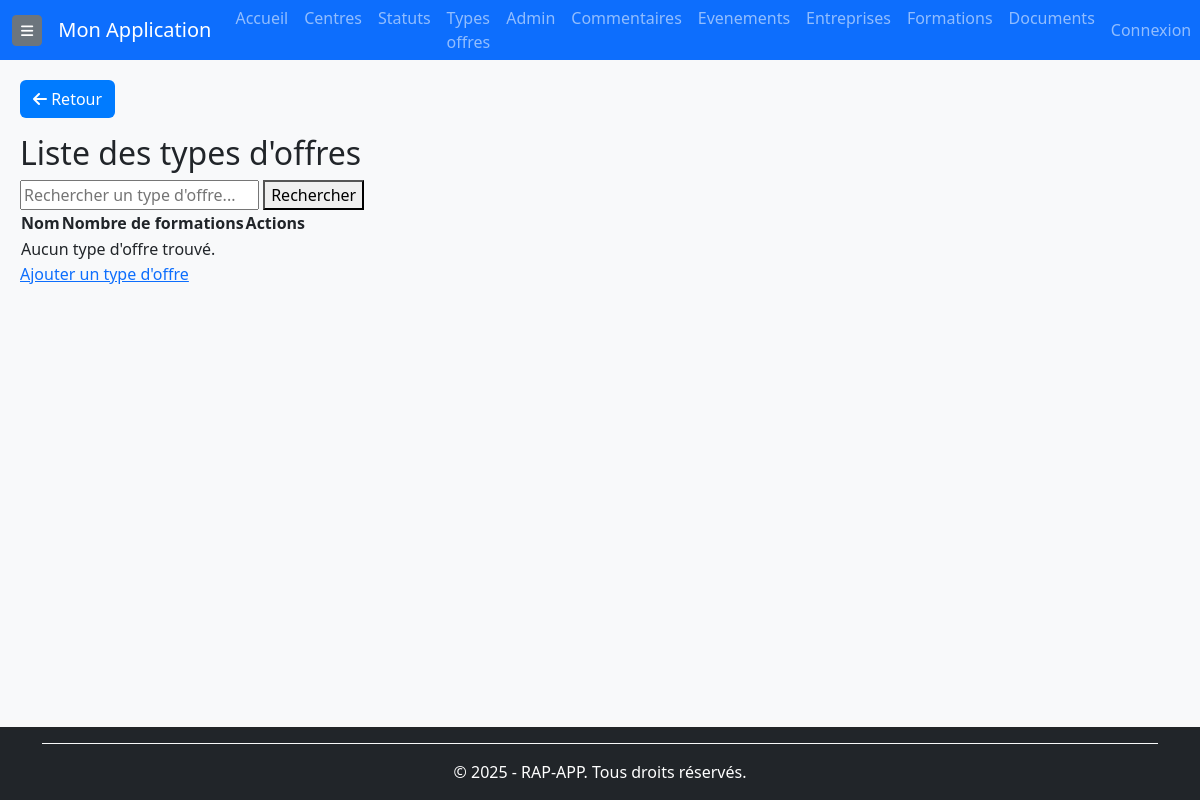
The page /types-offres/ (signed in) on the database as committed earlier.
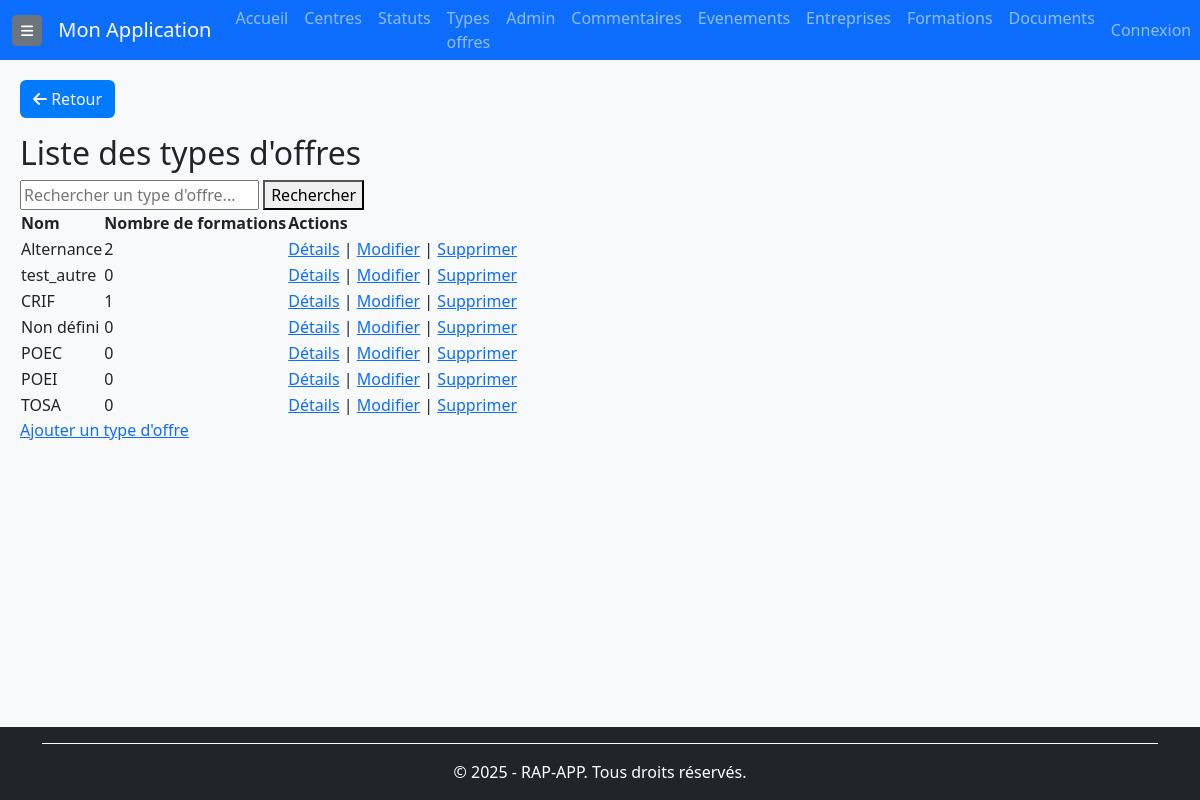
The same page on the database as committed later.
### rap_app/models/types_offre.py (models this page shows, shortened)
class TypeOffre(BaseModel):
    CRIF = 'crif'
    ALTERNANCE = 'alternance'
    POEC = 'poec'
    POEI = 'poei'
    TOSA = 'tosa'
    AUTRE = 'autre'
    NON_DEFINI = 'non_defini'
    TYPE_OFFRE_CHOICES = [
        (CRIF, 'CRIF'),
        (ALTERNANCE, 'Alternance'),
        (POEC, 'POEC'),
        (POEI, 'POEI'),
        (TOSA, 'TOSA'),
        (AUTRE, 'Autre'),
        (NON_DEFINI, 'Non défini'),
    ]
    nom = models.CharField(
        max_length=100,
        choices=TYPE_OFFRE_CHOICES,
        default=NON_DEFINI,
        verbose_name="Type d'offre"
    )
    """
    Nom du type d'offre, avec une liste de choix prédéfinis.
    """
    autre = models.CharField(
        max_length=255,
        blank=True,  # Suppression de null=True pour éviter les valeurs NULL sur un CharField
        verbose_name="Autre (personnalisé)"
    )
    """
    Champ permettant de spécifier un type personnalisé si "Autre" est sélectionné.
    """
    def __str__(self):
        return self.autre if self.nom == self.AUTRE and self.autre else self.get_nom_display()
    class Meta:
        verbose_name = "Type d'offre"
        verbose_name_plural = "Types d'offres"
        ordering = ['nom']
        constraints = [
            models.UniqueConstraint(
                fields=['autre'],
                name='unique_autre_non_null',
                condition=models.Q(nom='autre', autre__isnull=False)
            )
        ]  # Empêche d'avoir plusieurs fois la même valeur personnalisée 'Autre'

### rap_app/views/types_offre_views.py (the view)
# urls.py: path('types-offres/', types_offre_views.TypeOffreListView.as_view(), name='type-offre-list'),
class TypeOffreListView(BaseListView):
    model = TypeOffre
    context_object_name = 'types_offre'
    template_name = "types_offres/typeoffre_list.html"
    def get_queryset(self):
        queryset = super().get_queryset().annotate(
            nb_formations=Count('formations')
        )
        q = self.request.GET.get('q')
        if q:
            queryset = queryset.filter(Q(nom__icontains=q) | Q(autre__icontains=q))
        return queryset.order_by('nom')
    def get_context_data(self, **kwargs):
        context = super().get_context_data(**kwargs)
        context['filters'] = {
            'q': self.request.GET.get('q', ''),
        }
        return context

### rap_app/templates/types_offres/typeoffre_list.html
{% extends "base.html" %}
{% block content %}
{% include "composants/bouton_retour.html" %}
<h2>Liste des types d'offres</h2>
<form method="GET">
    <input type="text" name="q" value="{{ filters.q }}" placeholder="Rechercher un type d'offre...">
    <button type="submit">Rechercher</button>
</form>
<table>
    <thead>
        <tr>
            <th>Nom</th>
            <th>Nombre de formations</th>
            <th>Actions</th>
        </tr>
    </thead>
    <tbody>
        {% for type_offre in types_offre %}
        <tr>
            <td>{{ type_offre }}</td>
            <td>{{ type_offre.nb_formations }}</td>
            <td>
                <a href="{% url 'type-offre-detail' type_offre.id %}">Détails</a> |
                <a href="{% url 'type-offre-update' type_offre.id %}">Modifier</a> |
                <a href="{% url 'type-offre-delete' type_offre.id %}">Supprimer</a>
            </td>
        </tr>
        {% empty %}
        <tr>
            <td colspan="3">Aucun type d'offre trouvé.</td>
        </tr>
        {% endfor %}
    </tbody>
</table>
<a href="{% url 'type-offre-create' %}">Ajouter un type d'offre</a>
{% endblock %}

Rows that differ between the two databases and show on the page:
added TypeOffre: nom "Alternance", nb_formations "2"
added TypeOffre: nom+autre "test_autre", nb_formations "0"
added TypeOffre: nom "CRIF", nb_formations "1"
added TypeOffre: nom "Non défini", nb_formations "0"
added TypeOffre: nom "POEC", nb_formations "0"
added TypeOffre: nom "POEI", nb_formations "0"
added TypeOffre: nom "TOSA", nb_formations "0"
Other text that changed with them:
text no longer shown: "Aucun type d'offre trouvé."
